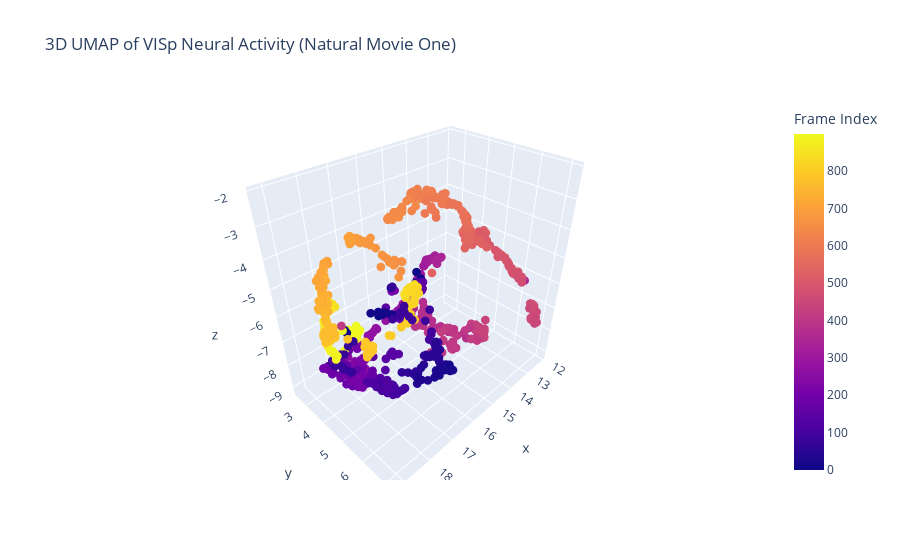

The notebook cell saved with this chart:
### Code cell
# --- 1. Imports & Setup ---
import os
import sys
import shutil
import numpy as np
import pandas as pd
import matplotlib.pyplot as plt
from pathlib import Path
import h5py

# AllenSDK
from allensdk.brain_observatory.ecephys.ecephys_project_cache import EcephysProjectCache

# Analysis & TDA
from sklearn.decomposition import PCA
from sklearn.preprocessing import StandardScaler
from sklearn.cluster import KMeans
import umap
from ripser import ripser
from persim import plot_diagrams

# Visualization
import plotly.express as px
import plotly.graph_objects as go
from plotly.subplots import make_subplots
import networkx as nx

print("Libraries imported.")

# --- 2. Data Loading & Preprocessing ---
# Load Data
output_dir = "../Dataset/RAW"
manifest_path = os.path.join(output_dir, "manifest.json")
cache = EcephysProjectCache.from_warehouse(manifest=manifest_path)

session_id = 750749662
print(f"Loading Session {session_id}...")
session = cache.get_session_data(session_id)

# Filter for VISp Units
visp_units = session.units[session.units["ecephys_structure_acronym"] == "VISp"]
print(f"Selected {len(visp_units)} units from VISp")

# Construct Neural Response Matrix (Natural Movie One)
movie_table = session.get_stimulus_table("natural_movie_one")
frame_duration = movie_table['duration'].mean()

print("Calculating spike counts (Frames x Neurons)...")
spike_counts_xr = session.presentationwise_spike_counts(
    stimulus_presentation_ids=movie_table.index.values,
    bin_edges=np.array([0, frame_duration]),
    unit_ids=visp_units.index.values
)

# Sum spikes within each frame window
response_matrix_all = spike_counts_xr.sum(dim="time_relative_to_stimulus_onset")

# Create DataFrame
df_response = pd.DataFrame(
    response_matrix_all.values,
    index=movie_table.index,
    columns=visp_units.index
)
df_response['frame'] = movie_table['frame']

# Average across repeats (if any) - Natural Movie One is usually repeated
average_response_matrix = df_response.groupby('frame').mean()

# Final Matrix: X (Frames x Neurons)
X = average_response_matrix.values
print(f"Final Neural Response Matrix Shape: {X.shape}")

# --- 3. PCA & UMAP ---
# PCA (Linear Reduction)
n_components_pca = 50
pca = PCA(n_components=n_components_pca)
X_pca = pca.fit_transform(StandardScaler().fit_transform(X))
print(f"PCA Reduced Shape: {X_pca.shape}")

# UMAP (Non-linear Visualization)
print("Running UMAP (3D)...")
reducer = umap.UMAP(n_components=3, n_neighbors=15, min_dist=0.1, random_state=42)
embedding_3d = reducer.fit_transform(X_pca)

# Visualize 3D UMAP
fig = px.scatter_3d(
    x=embedding_3d[:, 0], y=embedding_3d[:, 1], z=embedding_3d[:, 2],
    color=np.arange(len(embedding_3d)), # Color by time (frame index)
    title="3D UMAP of VISp Neural Activity (Natural Movie One)",
    labels={'color': 'Frame Index'}
)
fig.update_traces(marker=dict(size=3))
fig.show()

# --- 4. Topological Data Analysis (Ripser) ---
# Calculate H0 (Clusters), H1 (Loops), H2 (Voids)
X_tda = X_pca # Use full data

print(f"Running Ripser on {X_tda.shape[0]} points...")
result = ripser(X_tda, maxdim=2)
diagrams = result['dgms']

# Plot Persistence Diagrams
plt.figure(figsize=(10, 5))
plot_diagrams(diagrams, show=True)
plt.show()

print("Interpretation:")
print("- H0 (Blue): Connected components. Long bars = distinct clusters.")
print("- H1 (Orange): Loops/Cycles. Long bars = significant loops.")
print("- H2 (Green): Voids. Long bars = significant 3D voids.")

# --- 5. Cluster Transition Analysis ---
# Cluster the neural states
n_states = 10
kmeans = KMeans(n_clusters=n_states, random_state=42, n_init=10)
state_labels = kmeans.fit_predict(X_pca)

# Calculate Transitions
transition_matrix = np.zeros((n_states, n_states))
for t in range(len(state_labels) - 1):
    current_state = state_labels[t]
    next_state = state_labels[t+1]
    transition_matrix[current_state, next_state] += 1

# Normalize to probabilities
row_sums = transition_matrix.sum(axis=1)
transition_probs = np.divide(transition_matrix, row_sums[:, np.newaxis], out=np.zeros_like(transition_matrix), where=row_sums[:, np.newaxis]!=0)

# Visualize Network
G = nx.DiGraph()
for i in range(n_states):
    count = np.sum(state_labels == i)
    G.add_node(i, size=count)

threshold = 0.1
for i in range(n_states):
    for j in range(n_states):
        if i != j and transition_probs[i, j] > threshold:
            G.add_edge(i, j, weight=transition_probs[i, j])

plt.figure(figsize=(12, 8))
pos = nx.spring_layout(G, k=1.5, seed=42)
node_sizes = [G.nodes[i]['size'] * 2 for i in G.nodes]
nx.draw_networkx_nodes(G, pos, node_size=node_sizes, node_color='skyblue', alpha=0.8)
nx.draw_networkx_labels(G, pos, font_size=12, font_weight='bold')
edges = G.edges()
weights = [G[u][v]['weight'] * 5 for u, v in edges]
nx.draw_networkx_edges(G, pos, width=weights, edge_color='gray', arrowsize=20, connectionstyle='arc3,rad=0.1')
plt.title(f"Brain State Transition Network (Threshold > {threshold*100:.0f}%)")
plt.axis('off')
plt.show()

### Figure 1 — Plotly figure (JSON) as saved in the notebook; plotly's stock layout.template omitted (floating-point values rounded to 4 significant figures; data arrays with more than 128 entries replaced by an {"elided": "..."} marker saying what was removed)
{"data": [{"hovertemplate": "x=%{x}<br>y=%{y}<br>z=%{z}<br>Frame Index=%{marker.color}<extra></extra>", "legendgroup": "", "marker": {"color": {"elided": "900 int values"}, "coloraxis": "coloraxis", "size": 3, "symbol": "circle"}, "mode": "markers", "name": "", "scene": "scene", "showlegend": false, "type": "scatter3d", "x": {"elided": "900 float values"}, "y": {"elided": "900 float values"}, "z": {"elided": "900 float values"}}], "layout": {"coloraxis": {"colorbar": {"title": {"text": "Frame Index"}}, "colorscale": [[0, "#0d0887"], [0.1111, "#46039f"], [0.2222, "#7201a8"], [0.3333, "#9c179e"], [0.4444, "#bd3786"], [0.5556, "#d8576b"], [0.6667, "#ed7953"], [0.7778, "#fb9f3a"], [0.8889, "#fdca26"], [1, "#f0f921"]]}, "legend": {"tracegroupgap": 0}, "scene": {"domain": {"x": [0, 1], "y": [0, 1]}, "xaxis": {"title": {"text": "x"}}, "yaxis": {"title": {"text": "y"}}, "zaxis": {"title": {"text": "z"}}}, "title": {"text": "3D UMAP of VISp Neural Activity (Natural Movie One)"}}}
